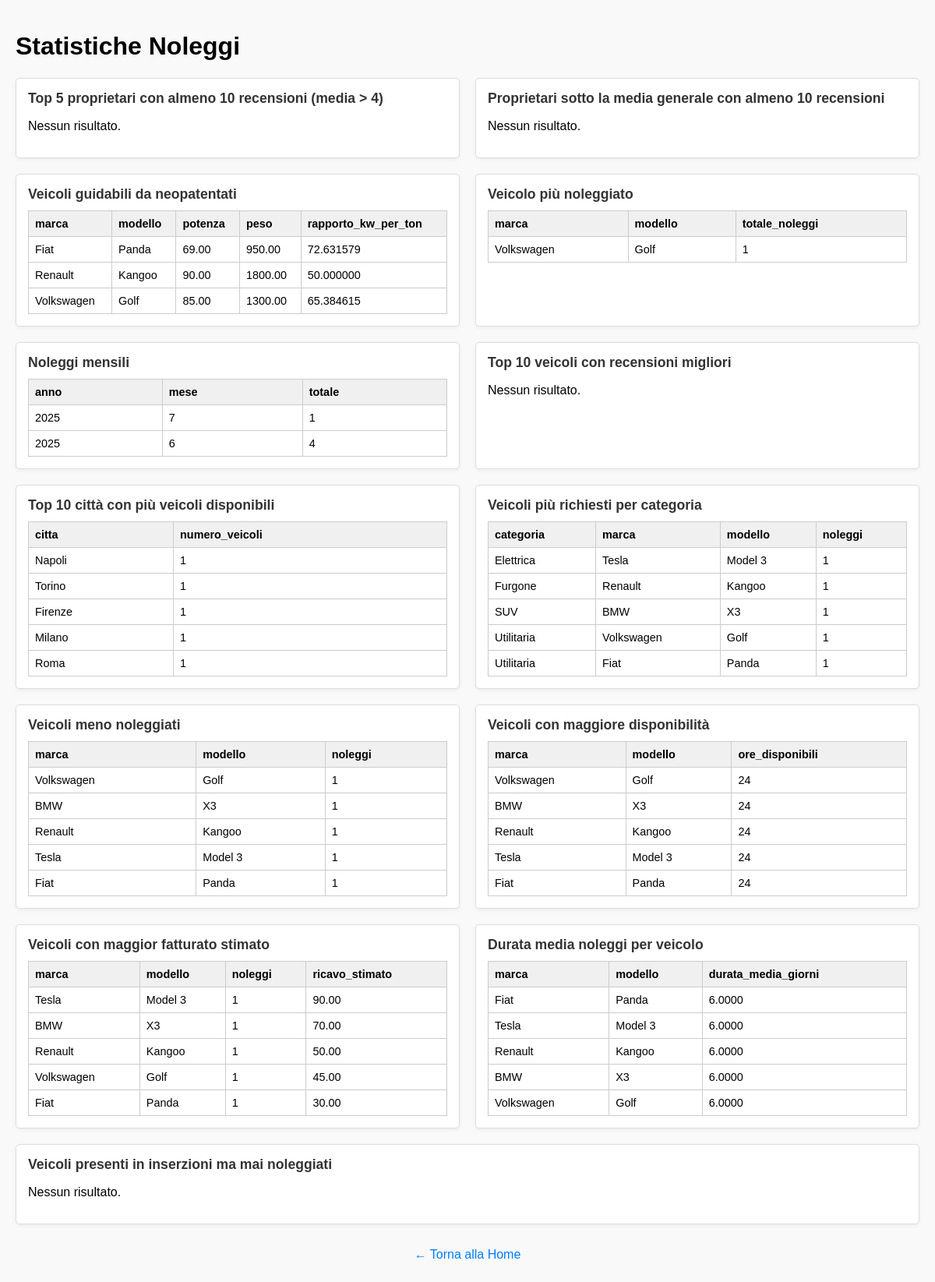
Screenshot of /pages/stats.php (signed in) with the database file from the repository.
### tables this page shows
CREATE TABLE VEICOLO (
    targa VARCHAR(20) PRIMARY KEY,
    peso DECIMAL(10,2),
    marca VARCHAR(50),
    modello VARCHAR(50),
    anno_immatricolazione INT,
    tipologia_carburante VARCHAR(30),
    potenza DECIMAL(10,2),
    id_inserzione INT,
    id_categoria INT,
    FOREIGN KEY (id_inserzione) REFERENCES INSERZIONE(id_inserzione) ON DELETE CASCADE,
    FOREIGN KEY (id_categoria) REFERENCES CATEGORIA_VEICOLO(id_categoria) ON DELETE SET NULL
);

### pages/stats.php (the view, shortened to what this page needs)
<?php
require_once '../includes/db.php';
function mostraStatistiche($pdo, $titolo, $query) {
    echo "<section class='statistica'>";
    echo "<h3>" . htmlspecialchars($titolo) . "</h3>";
    try {
        $stmt = $pdo->query($query);
        $results = $stmt->fetchAll(PDO::FETCH_ASSOC);
    } catch (PDOException $e) {
        echo "<p class='error'>Errore SQL: " . htmlspecialchars($e->getMessage()) . "</p>";
        echo "</section>";
        return;
    }
    if (count($results) === 0) {
        echo "<p>Nessun risultato.</p>";
        echo "</section>";
        return;
    }
    echo "<table><thead><tr>";
    foreach (array_keys($results[0]) as $col) {
        echo "<th>" . htmlspecialchars($col) . "</th>";
    }
    echo "</tr></thead><tbody>";
    foreach ($results as $row) {
        echo "<tr>";
        foreach ($row as $value) {
            echo "<td>" . htmlspecialchars($value) . "</td>";
        }
        echo "</tr>";
    }
    echo "</tbody></table>";
    echo "</section>";
}
?>
<!DOCTYPE html>
<html lang="it">
<head>
</head>
<body>
<h1>Statistiche Noleggi</h1>
<div id="statistiche-container">
<?php
mostraStatistiche($pdo, "Top 5 proprietari con almeno 10 recensioni (media > 4)", "
    SELECT u.nome, u.cognome, COUNT(r.id_recensione) AS recensioni_totali, AVG(r.voto) AS media
    FROM recensione r
    JOIN noleggio n ON r.id_noleggio = n.id_noleggio
    JOIN veicolo v ON n.targa = v.targa
    JOIN inserzione i ON v.id_inserzione = i.id_inserzione
    JOIN proprietario p ON i.id_utente = p.id_utente
    JOIN utente u ON p.id_utente = u.id_utente
    GROUP BY u.id_utente
    HAVING recensioni_totali >= 10 AND media > 4
    ORDER BY media DESC
    LIMIT 5
");
mostraStatistiche($pdo, "Proprietari sotto la media generale con almeno 10 recensioni", "
    WITH media_globale AS (
        SELECT AVG(voto) AS media FROM recensione
    )
    SELECT u.nome, u.cognome, COUNT(r.id_recensione) AS recensioni_totali, AVG(r.voto) AS media
    FROM recensione r
    JOIN noleggio n ON r.id_noleggio = n.id_noleggio
    JOIN veicolo v ON n.targa = v.targa
    JOIN inserzione i ON v.id_inserzione = i.id_inserzione
    JOIN proprietario p ON i.id_utente = p.id_utente
    JOIN utente u ON p.id_utente = u.id_utente
    GROUP BY u.id_utente
    HAVING recensioni_totali >= 10 AND media < (SELECT media FROM media_globale)
");
mostraStatistiche($pdo, "Veicoli guidabili da neopatentati", "
    SELECT marca, modello, potenza, peso,
           (potenza * 1000 / peso) AS rapporto_kw_per_ton
    FROM veicolo
    WHERE peso > 0 AND (potenza * 1000 / peso) <= 75
");
mostraStatistiche($pdo, "Veicolo più noleggiato", "
    SELECT v.marca, v.modello, COUNT(n.id_noleggio) AS totale_noleggi
    FROM noleggio n
    JOIN veicolo v ON n.targa = v.targa
    GROUP BY v.targa
    ORDER BY totale_noleggi DESC
    LIMIT 1
");
mostraStatistiche($pdo, "Noleggi mensili", "
    SELECT YEAR(data_inizio) AS anno, MONTH(data_inizio) AS mese, COUNT(*) AS totale
    FROM noleggio
    GROUP BY anno, mese
    ORDER BY anno DESC, mese DESC
");
mostraStatistiche($pdo, "Top 10 veicoli con recensioni migliori", "
    SELECT v.marca, v.modello, COUNT(n.id_noleggio) AS noleggi, AVG(r.voto) AS media
    FROM noleggio n
    JOIN veicolo v ON n.targa = v.targa
    JOIN recensione r ON r.id_noleggio = n.id_noleggio
    GROUP BY v.targa
    HAVING noleggi >= 30 AND media > 4.5
    ORDER BY media DESC
    LIMIT 10
");
mostraStatistiche($pdo, "Top 10 città con più veicoli disponibili", "
    SELECT l.citta, COUNT(v.targa) AS numero_veicoli
    FROM inserzione i
    JOIN localita l ON i.id_localita = l.id_localita
    JOIN veicolo v ON v.id_inserzione = i.id_inserzione
    GROUP BY l.id_localita
    ORDER BY numero_veicoli DESC
    LIMIT 10
");
mostraStatistiche($pdo, "Veicoli più richiesti per categoria", "
    SELECT c.nome_categoria AS categoria, v.marca, v.modello, COUNT(n.id_noleggio) AS noleggi
    FROM noleggio n
    JOIN veicolo v ON n.targa = v.targa
    JOIN categoria_veicolo c ON v.id_categoria = c.id_categoria
    GROUP BY categoria, v.targa
    ORDER BY categoria, noleggi DESC
");
mostraStatistiche($pdo, "Veicoli meno noleggiati", "
    SELECT v.marca, v.modello, COUNT(n.id_noleggio) AS noleggi
    FROM veicolo v
    LEFT JOIN noleggio n ON v.targa = n.targa
    GROUP BY v.targa
    ORDER BY noleggi ASC
    LIMIT 10
");
mostraStatistiche($pdo, "Veicoli con maggiore disponibilità", "
    SELECT v.marca, v.modello, COUNT(i.id_inserzione) * 24 AS ore_disponibili
    FROM veicolo v
    JOIN inserzione i ON v.id_inserzione = i.id_inserzione
    GROUP BY v.targa
    ORDER BY ore_disponibili DESC
    LIMIT 10
");
mostraStatistiche($pdo, "Veicoli con maggior fatturato stimato", "
    SELECT v.marca, v.modello, COUNT(n.id_noleggio) AS noleggi,
           SUM(i.prezzo_giornaliero) AS ricavo_stimato
    FROM noleggio n
    JOIN veicolo v ON n.targa = v.targa
    JOIN inserzione i ON v.id_inserzione = i.id_inserzione
    GROUP BY v.targa
    ORDER BY ricavo_stimato DESC
    LIMIT 10
");
mostraStatistiche($pdo, "Durata media noleggi per veicolo", "
    SELECT v.marca, v.modello, AVG(DATEDIFF(n.data_fine, n.data_inizio)) AS durata_media_giorni
    FROM noleggio n
    JOIN veicolo v ON n.targa = v.targa
    GROUP BY v.targa
    ORDER BY durata_media_giorni DESC
    LIMIT 10
");
mostraStatistiche($pdo, "Veicoli presenti in inserzioni ma mai noleggiati", "
    SELECT v.marca, v.modello
    FROM veicolo v
    LEFT JOIN noleggio n ON v.targa = n.targa
    WHERE n.id_noleggio IS NULL
");
?>
</div>
<p style="margin-top: 30px; text-align: center;">
    <a href="../index.php" style="text-decoration: none; color: #007BFF;">&larr; Torna alla Home</a>
</p>
</body>
</html>

### pages/stats.php (style rules this page uses)
body { font-family: Arial, sans-serif; max-width: 1200px; margin: auto; padding: 20px; background: #f9f9f9; }
#statistiche-container { display: flex; flex-wrap: wrap; gap: 20px; justify-content: space-between; }
.statistica { flex: 1 1 calc(50% - 20px); box-sizing: border-box; background: #fff; border: 1px solid #ddd; padding: 15px; border-radius: 5px; max-height: 600px; overflow: auto; box-shadow: 0 2px 5px rgba(0,0,0,0.05); }
.statistica h3 { margin-top: 0; font-size: 1.1rem; margin-bottom: 10px; color: #333; }
table { border-collapse: collapse; width: 100%; margin-bottom: 0; }
th, td { padding: 8px; border: 1px solid #ccc; text-align: left; font-size: 0.9rem; }
th { background-color: #f0f0f0; }

### rows the page displays
veicolo: marca "Fiat", modello "Panda", potenza "69.00", peso "950.00", value "72.631579"
veicolo: marca "Renault", modello "Kangoo", potenza "90.00", peso "1800.00", value "50.000000"
veicolo: marca "Volkswagen", modello "Golf", potenza "85.00", peso "1300.00", value "65.384615"

### other values shown
$col "marca"
$col "modello"
$col "potenza"
$col "peso"
$col "rapporto_kw_per_ton"
$col "totale_noleggi"
$value "Volkswagen"
$value "Golf"
$value "1"
$col "anno"
$col "mese"
$col "totale"
$value "2025"
$value "7"
$value "6"
